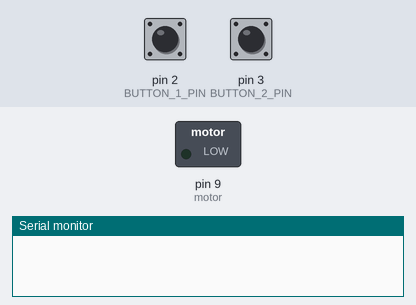
This sketch was run on a simulated Arduino Uno, built with avr-gcc and run on an emulated ATmega328P. Parts: switched loads named in the sketch (green lamp = pin HIGH), the last lines printed to the serial monitor. Inputs (shaded band) come from the test bench; at power-on: pin 2 (BUTTON_1_PIN) HIGH, pin 3 (BUTTON_2_PIN) HIGH.

Above: at 1.2 s.
1.3 s: pin 2 (BUTTON_1_PIN) pulled LOW for 0.15 s
At 2.1 s:
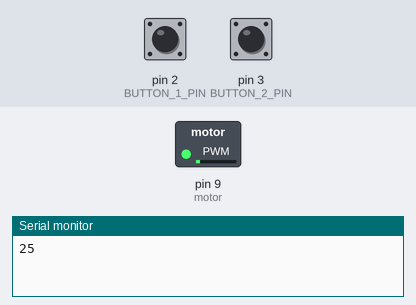
2.9 s: pin 3 (BUTTON_2_PIN) pulled LOW for 0.15 s
At 3.2 s:
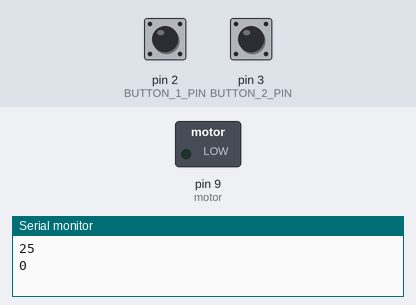
4.5 s: pin 2 (BUTTON_1_PIN) pulled LOW for 1 s
At 5.7 s:
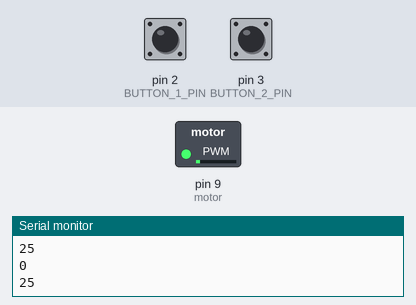
7.0 s: pin 3 (BUTTON_2_PIN) pulled LOW for 1 s
At 7.6 s:
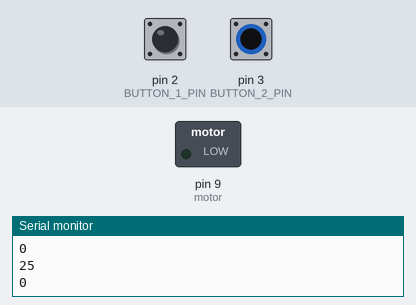
9.5 s: pin 2 (BUTTON_1_PIN) pulsed LOW 5 times (0.12 s each, 0.3 s apart)
At 11.7 s:
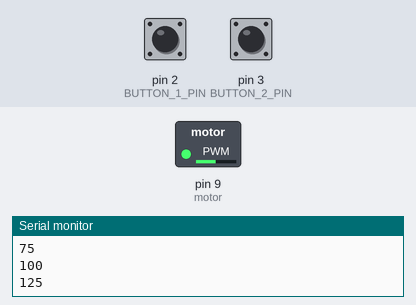
12.5 s: pin 2 (BUTTON_1_PIN) pulled LOW for 0.15 s
At 12.9 s:
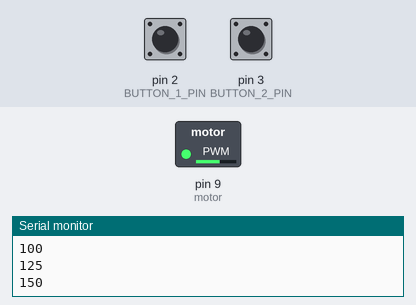
Timing chart, 0 to 15.1 s (numbered marks = the images above; inputs shaded):
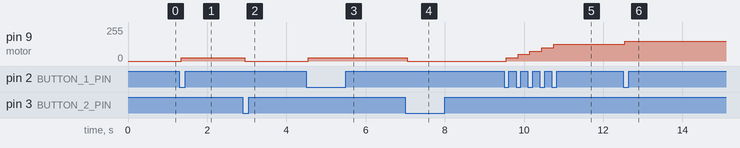

Measured:
- after the input at 1.3 s, pin 9 (motor): 0/255 → 25/255 after 0.05 s
- after the input at 2.9 s, pin 9 (motor): 25/255 → 0/255 after 0.05 s
- after the input at 4.5 s, pin 9 (motor): 0/255 → 25/255 after 0.05 s
- after the input at 7.0 s, pin 9 (motor): 25/255 → 0/255 after 0.05 s
- after the input at 9.5 s, pin 9 (motor): moves from 0/255 to 125/255 over 1.2 s, starting after 0.05 s
- after the input at 12.5 s, pin 9 (motor): 125/255 → 150/255 after 0.05 s

The sketch:

motor_PWM_ezButton.ino
```cpp
#include <ezButton.h>
#define motor 9
const int BUTTON_NUM = 2;
const int BUTTON_1_PIN = 2;
const int BUTTON_2_PIN = 3;
int PWM=0;
ezButton buttonArray[] = {
  ezButton(BUTTON_1_PIN),
  ezButton(BUTTON_2_PIN),
};
void setup() {
  Serial.begin(9600);
  pinMode(motor,OUTPUT);
  for (byte i = 0; i < BUTTON_NUM; i++) {
    buttonArray[i].setDebounceTime(50); // set debounce time to 50 milliseconds
  }
}

void loop() {
 for (byte i = 0; i < BUTTON_NUM; i++)
    buttonArray[i].loop(); // MUST call the loop() function first

  if(buttonArray[0].isPressed())
  {
    if(PWM<250)
    {
      PWM+=25;
      analogWrite(motor,PWM);
      Serial.println(PWM);
    }
  }
  else if(buttonArray[1].isPressed())
  {
    if(PWM>0)
    {
      PWM-=25;
      analogWrite(motor,PWM);
      Serial.println(PWM);
    }
  }


 /* for (byte i = 0; i < BUTTON_NUM; i++) {
    if (buttonArray[i].isPressed()) {

      //Serial.print("The button ");
      //Serial.print(i + 1);
      //Serial.println(" is pressed");
    }

    if (buttonArray[i].isReleased()) {
      Serial.print("The button ");
      Serial.print(i + 1);
      Serial.println(" is released");
    }
  }*/
}
```
